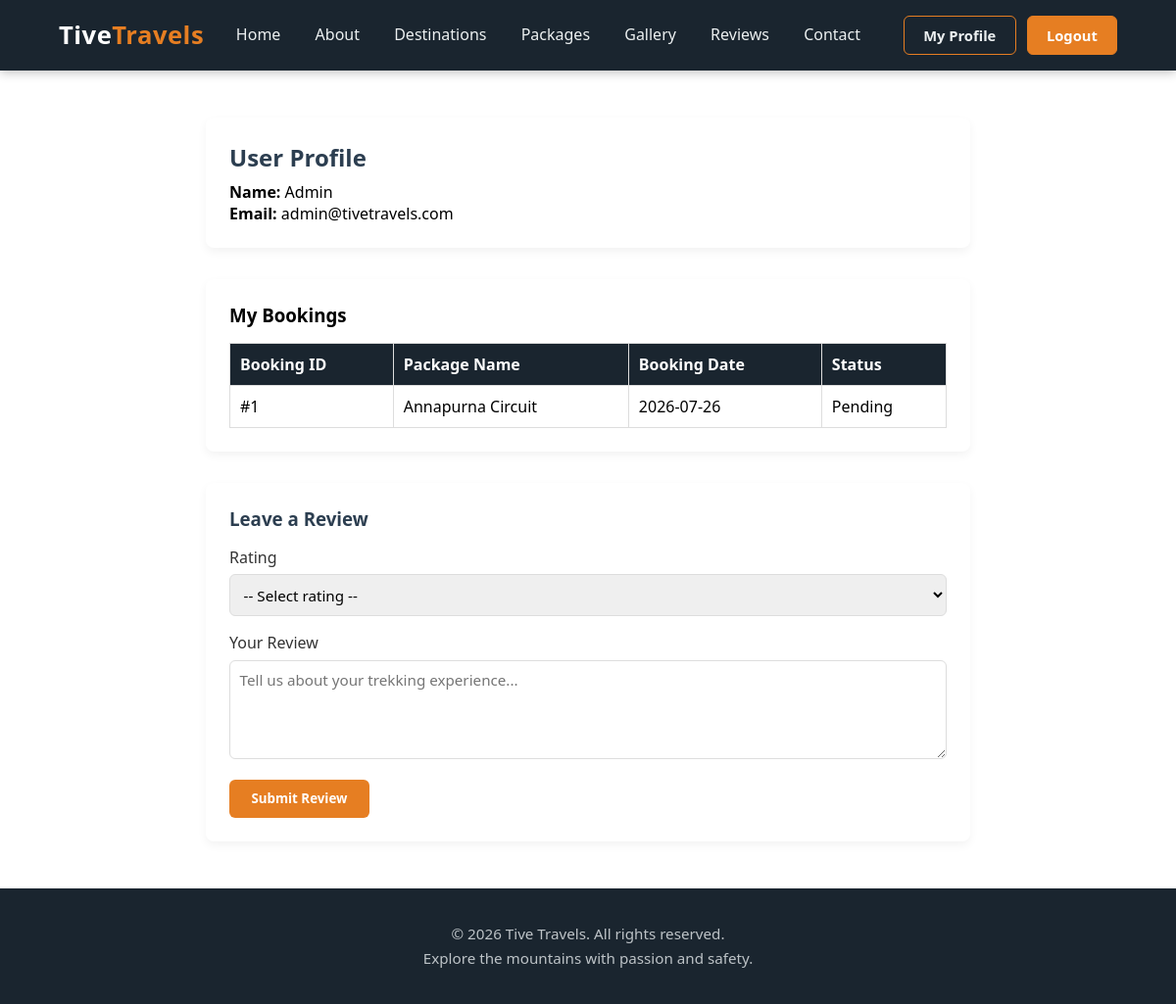
The app's page /profile.php (signed in) with its own data.
### tables this page shows
CREATE TABLE `users` (
  `id` int NOT NULL AUTO_INCREMENT,
  `name` varchar(100) NOT NULL,
  `email` varchar(150) NOT NULL,
  `password` varchar(255) NOT NULL,
  `role` enum('user','admin') DEFAULT 'user',
  `created_at` timestamp NULL DEFAULT CURRENT_TIMESTAMP,
  PRIMARY KEY (`id`),
  UNIQUE KEY `email` (`email`)
);

CREATE TABLE `bookings` (
  `id` int NOT NULL AUTO_INCREMENT,
  `user_id` int NOT NULL,
  `package_name` varchar(150) DEFAULT NULL,
  `booking_date` date DEFAULT NULL,
  `status` enum('pending','confirmed','cancelled') DEFAULT 'pending',
  PRIMARY KEY (`id`),
  KEY `user_id` (`user_id`),
  CONSTRAINT `bookings_ibfk_1` FOREIGN KEY (`user_id`) REFERENCES `users` (`id`)
);

### profile.php (the view, shortened to what this page needs)
<?php
include 'includes/connection.php';
$user_id = $_SESSION['user_id'];
$stmt = $conn->prepare("SELECT * FROM users WHERE id = ?");
$stmt->bind_param("i", $user_id);
$stmt->execute();
$user = $stmt->get_result()->fetch_assoc();
$stmt2 = $conn->prepare("SELECT * FROM bookings WHERE user_id = ? ORDER BY id DESC");
$stmt2->bind_param("i", $user_id);
$stmt2->execute();
$bookings_res = $stmt2->get_result();
?>
<!DOCTYPE html>
<html lang="en">
<head>
    <link rel="stylesheet" href="css/navbar.css">
    <link rel="stylesheet" href="css/footer.css">
</head>
<body>
    <?php include 'includes/navbar.php'; ?>
    <div class="profile-container">
        <div class="user-card">
            <h2>User Profile</h2>
            <p><strong>Name:</strong> <?php echo htmlspecialchars($user['name']); ?></p>
            <p><strong>Email:</strong> <?php echo htmlspecialchars($user['email']); ?></p>
        </div>
        <div class="booking-history" style="margin-bottom: 2rem;">
            <h3>My Bookings</h3>
            <table>
                <thead>
                    <tr>
                        <th>Booking ID</th>
                        <th>Package Name</th>
                        <th>Booking Date</th>
                        <th>Status</th>
                    </tr>
                </thead>
                <tbody>
                    <?php if ($bookings_res && $bookings_res->num_rows > 0): ?>
                        <?php while($b = $bookings_res->fetch_assoc()): ?>
                            <tr>
                                <td>#<?php echo $b['id']; ?></td>
                                <td><?php echo htmlspecialchars($b['package_name']); ?></td>
                                <td><?php echo $b['booking_date']; ?></td>
                                <td><?php echo ucfirst($b['status']); ?></td>
                            </tr>
                        <?php endwhile; ?>
                    <?php else: ?>
                        <tr><td colspan="4">No active bookings found.</td></tr>
                    <?php endif; ?>
                </tbody>
            </table>
        </div>
    <div class="review-form-card">
            <h3>Leave a Review</h3>
            <form method="POST" action="profile.php">
                <div class="form-group">
                    <label>Rating</label>
                    <select name="rating" required>
                        <option value="">-- Select rating --</option>
                    </select>
                </div>
                <div class="form-group">
                    <label>Your Review</label>
                    <textarea name="comment" rows="4" required placeholder="Tell us about your trekking experience..."></textarea>
                </div>
                <button type="submit" name="submit_review" class="btn-submit-review">Submit Review</button>
            </form>
        </div>
    </div>
    <?php include 'includes/footer.php'; ?>
</body>
</html>

### css/navbar.css (style rules this page uses)
* { margin: 0; padding: 0; box-sizing: border-box; font-family: 'Segoe UI', Tahoma, Geneva, Verdana, sans-serif; }
html { scroll-behavior: smooth; }
body { opacity: 0; transition: opacity 0.35s ease-in-out; }
body.page-loaded { opacity: 1; }

### profile.php (style rules this page uses)
.profile-container { max-width: 900px; margin: 3rem auto; padding: 0 5%; }
.user-card { background: #fff; padding: 1.5rem; border-radius: 8px; box-shadow: 0 4px 10px rgba(0,0,0,0.05); margin-bottom: 2rem; }
.user-card h2 { color: #2c3e50; margin-bottom: 0.5rem; }
.booking-history { background: #fff; padding: 1.5rem; border-radius: 8px; box-shadow: 0 4px 10px rgba(0,0,0,0.05); }
table { width: 100%; border-collapse: collapse; margin-top: 1rem; }
th, td { padding: 10px; border: 1px solid #ddd; text-align: left; }
th { background: #1a252f; color: #fff; }
.review-form-card { background: #fff; padding: 1.5rem; border-radius: 8px; box-shadow: 0 4px 10px rgba(0,0,0,0.05); }
.review-form-card h3 { color: #2c3e50; margin-bottom: 1rem; }
.review-form-card .form-group { margin-bottom: 1rem; }
.review-form-card label { display: block; margin-bottom: 0.4rem; color: #333; font-weight: 500; }
.review-form-card select, .review-form-card textarea { width: 100%; padding: 0.6rem; border: 1.5px solid #ddd; border-radius: 6px; font-family: inherit; font-size: 0.95rem; }
.btn-submit-review { background: #e67e22; color: #fff; border: none; padding: 0.65rem 1.4rem; border-radius: 6px; cursor: pointer; font-weight: bold; }

### records on screen
users: name "Admin", email "admin@tivetravels.com"
bookings: id "1", package_name "Annapurna Circuit", booking_date "2026-07-26", status "Pending"
